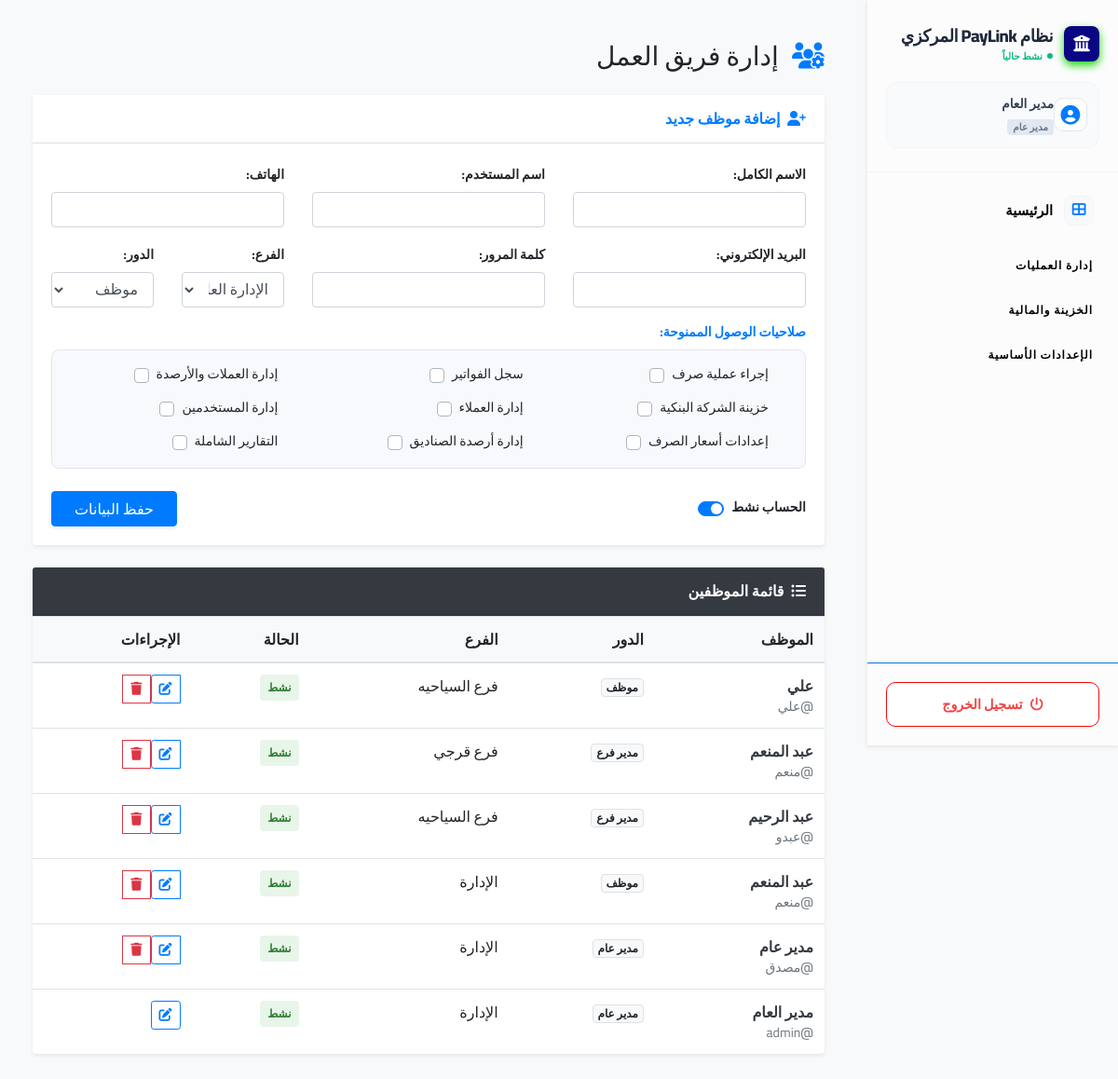
The page /user_management.php (signed in) on the database its author committed.
### tables this page shows
CREATE TABLE `users` (
  `id` int(11) NOT NULL,
  `username` varchar(50) NOT NULL,
  `email` varchar(100) DEFAULT NULL,
  `password_hash` varchar(255) NOT NULL,
  `full_name` varchar(100) NOT NULL,
  `phone_number` varchar(15) DEFAULT NULL,
  `is_active` tinyint(1) DEFAULT 1,
  `permissions_json` text DEFAULT NULL,
  `created_at` timestamp NOT NULL DEFAULT current_timestamp(),
  `user_role` enum('مدير عام','مدير فرع','موظف') NOT NULL DEFAULT 'موظف',
  `branch_id` int(11) DEFAULT NULL,
  `role_id` int(11) DEFAULT NULL
);

CREATE TABLE `branches` (
  `id` int(11) NOT NULL,
  `name` varchar(255) NOT NULL,
  `location` varchar(255) DEFAULT NULL,
  `is_active` tinyint(1) DEFAULT 1,
  `created_at` datetime DEFAULT current_timestamp()
);

### user_management.php (the view, shortened to what this page needs)
<?php
require_once 'functions.php';
$current_user_id = $_SESSION['user_id'];
$current_user_role = $_SESSION['user_role'] ?? 'موظف';
$available_modules = [
    'exchange_process' => 'إجراء عملية صرف',
    'invoices_log' => 'سجل الفواتير',
    'currency_balance_management' => 'إدارة العملات والأرصدة',
    'company_treasury' => 'خزينة الشركة البنكية',
    'clients_management' => 'إدارة العملاء',
    'users_management' => 'إدارة المستخدمين',
    'exchange_rate_settings' => 'إعدادات أسعار الصرف',
    'treasury_balance_management' => 'إدارة أرصدة الصناديق',
    'comprehensive_reports' => 'التقارير الشاملة'
];
$edit_id = 0;
$edit_full_name = $edit_username = $edit_phone_number = $edit_email = '';
$edit_is_active = 1; $edit_branch_id = 0; $edit_user_role = 'موظف'; $edit_permissions = [];
$users_sql = "SELECT u.*, b.name as branch_name FROM users u LEFT JOIN branches b ON u.branch_id = b.id";
$users_sql .= " ORDER BY u.id DESC";
$users_result = $conn->query($users_sql);
include 'header.php';
?>
<div class="container-fluid py-4" dir="rtl">
    <div class="d-flex justify-content-between align-items-center mb-4">
        <h1 class="h3 mb-0 text-gray-800"><i class="fas fa-users-cog text-primary ml-2"></i> إدارة فريق العمل</h1>
    </div>
    <div class="row">
        <div class="col-12 mb-4">
            <div class="card shadow-sm border-0">
                <div class="card-header bg-white py-3">
                    <h6 class="m-0 font-weight-bold text-primary">
                        <i class="fas <?php echo $edit_id ? 'fa-user-edit' : 'fa-user-plus'; ?> ml-1"></i>
                        <?php echo $edit_id ? "تعديل بيانات الموظف: $edit_full_name" : "إضافة موظف جديد"; ?>
                    </h6>
                </div>
                <div class="card-body">
                    <form method="POST">
                        <div class="row text-right">
                            <div class="form-group col-md-4"><label class="small font-weight-bold">الاسم الكامل:</label><input type="text" name="full_name" class="form-control" value="<?php echo htmlspecialchars($edit_full_name); ?>" required></div>
                            <div class="form-group col-md-4"><label class="small font-weight-bold">اسم المستخدم:</label><input type="text" name="username" class="form-control" value="<?php echo htmlspecialchars($edit_username); ?>" required></div>
                            <div class="form-group col-md-4"><label class="small font-weight-bold">الهاتف:</label><input type="text" name="phone_number" class="form-control" value="<?php echo htmlspecialchars($edit_phone_number); ?>" required></div>
                            <div class="form-group col-md-4"><label class="small font-weight-bold">البريد الإلكتروني:</label><input type="email" name="email" class="form-control" value="<?php echo htmlspecialchars($edit_email); ?>" required></div>
                            <div class="form-group col-md-4"><label class="small font-weight-bold">كلمة المرور:</label><input type="password" name="password" class="form-control" <?php echo !$edit_id ? 'required' : ''; ?> placeholder="<?php echo $edit_id ? 'اتركه فارغاً للحفاظ عليها' : ''; ?>"></div>
                            <div class="form-group col-md-2"><label class="small font-weight-bold">الفرع:</label>
                                <select name="branch_id" class="form-control" <?php if($current_user_role === 'مدير فرع') echo 'disabled'; ?>>
                                    <?php if($current_user_role === 'مدير عام'): ?><option value="0">الإدارة العامة</option><?php endif; ?>
                                </select>
                            </div>
                            <div class="form-group col-md-2"><label class="small font-weight-bold">الدور:</label>
                                <select name="user_role" class="form-control">
                                    <option value="موظف" <?php if($edit_user_role=='موظف') echo 'selected'; ?>>موظف</option>
                                </select>
                            </div>
                        </div>
                        <label class="font-weight-bold small text-primary mb-2 text-right d-block">صلاحيات الوصول الممنوحة:</label>
                        <div class="permissions-grid text-right">
                            <?php foreach($available_modules as $key => $val): ?>
                            <div class="custom-control custom-checkbox">
                                <label class="custom-control-label mr-4 small" for="p_<?php echo $key; ?>"><?php echo $val; ?></label>
                            </div>
                            <?php endforeach; ?>
                        </div>
                        <div class="d-flex justify-content-between align-items-center mt-4">
                            <div class="custom-control custom-switch">
                                <label class="custom-control-label font-weight-bold small" for="actSw">الحساب نشط</label>
                            </div>
                            <div>
                                <button type="submit" class="btn btn-primary px-4 shadow-sm">حفظ البيانات</button>
                            </div>
                        </div>
                    </form>
                </div>
            </div>
        </div>
        <div class="col-12">
            <div class="card shadow-sm border-0">
                <div class="card-header bg-dark text-white py-3"><h6 class="m-0 font-weight-bold"><i class="fas fa-list-ul ml-1"></i> قائمة الموظفين</h6></div>
                <div class="card-body p-0">
                    <div class="table-responsive">
                        <table class="table table-hover align-middle mb-0 text-right">
                            <thead class="bg-light">
                                <tr>
                                    <th>الموظف</th><th>الدور</th><th>الفرع</th><th>الحالة</th><th>الإجراءات</th>
                                </tr>
                            </thead>
                            <tbody>
                                <?php while($u = $users_result->fetch_assoc()): ?>
                                <tr>
                                    <td data-label="الموظف:">
                                        <div class="font-weight-bold text-dark"><?php echo htmlspecialchars($u['full_name']); ?></div>
                                        <div class="small text-muted">@<?php echo htmlspecialchars($u['username']); ?></div>
                                    </td>
                                    <td data-label="الدور:"><span class="badge badge-light border"><?php echo $u['user_role']; ?></span></td>
                                    <td data-label="الفرع:"><?php echo htmlspecialchars($u['branch_name'] ?? 'الإدارة'); ?></td>
                                    <td data-label="الحالة:">
                                        <span class="badge <?php echo $u['is_active'] ? 'badge-soft-success' : 'badge-soft-danger'; ?> p-2">
                                            <?php echo $u['is_active'] ? 'نشط' : 'معطل'; ?>
                                        </span>
                                    </td>
                                    <td data-label="الإجراءات:">
                                        <div class="btn-group">
                                            <a href="user_management.php?edit=<?php echo $u['id']; ?>" class="btn btn-sm btn-outline-primary"><i class="fas fa-edit"></i></a>
                                            <?php if($u['id'] != $current_user_id): ?>
                                                <button onclick="if(confirm('هل أنت متأكد من حذف هذا الموظف؟')) { document.getElementById('del_<?php echo $u['id']; ?>').submit(); }" class="btn btn-sm btn-outline-danger"><i class="fas fa-trash"></i></button>
                                            <?php endif; ?>
                                        </div>
                                    </td>
                                </tr>
                                <?php endwhile; ?>
                            </tbody>
                        </table>
                    </div>
                </div>
            </div>
        </div>
    </div>
</div>
<?php include 'footer.php'; if(isset($conn)) $conn->close(); ?>

### header.php (style rules this page uses)
:root { --light-bg: #f8f9fa; --primary-color: #007bff; }
body { font-family: 'Cairo', sans-serif; background-color: var(--light-bg); margin: 0; padding: 0; text-align: right; direction: rtl; overflow-x: hidden; }

### sidebar.php (style rules this page uses)
:root { --sb-bg: #ffffff90; --sb-accent: #0a0683; --sb-text: #000000; --sb-title: #000000; --sb-hover: #f8fafc; --sb-active-bg: #eff6ff; }

### user_management.php (style rules this page uses)
.permissions-grid { display: grid; grid-template-columns: repeat(auto-fill, minmax(220px, 1fr)); gap: 12px; background: #f8f9fc; padding: 15px; border-radius: 8px; border: 1px solid #e3e6f0; }
.badge-soft-success { background: #e8f5e9; color: #2e7d32; }

### rows shown on the page
users: full_name "علي", username "علي", user_role "موظف", branch.name "فرع السياحيه", is_active "نشط"
users: full_name "عبد المنعم", username "منعم", user_role "مدير فرع", branch.name "فرع قرجي", is_active "نشط"
users: full_name "عبد الرحيم", username "عبدو", user_role "مدير فرع", branch.name "فرع السياحيه", is_active "نشط"
users: full_name "عبد المنعم", username "منعم", user_role "موظف", branch_name "الإدارة", is_active "نشط"
users: full_name "مدير عام", username "مصدق", user_role "مدير عام", branch_name "الإدارة", is_active "نشط"
users: full_name "مدير العام", username "admin", user_role "مدير عام", branch_name "الإدارة", is_active "نشط"

### other values the page prints
$display_name "نظام PayLink المركزي"
$user_full_name "مدير العام"
$raw_user_role "مدير عام"
__('Dashboard') "الرئيسية"
__('System Management') "إدارة العمليات"
__('Financial Management') "الخزينة والمالية"
__('System Settings') "الإعدادات الأساسية"
__('Logout') "تسجيل الخروج"
$val "إجراء عملية صرف"
$val "سجل الفواتير"
$val "إدارة العملات والأرصدة"
$val "خزينة الشركة البنكية"
$val "إدارة العملاء"
$val "إدارة المستخدمين"
$val "إعدادات أسعار الصرف"
